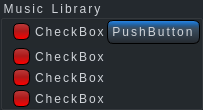
               <widget class="QGroupBox" name="musi_library_box">
                <property name="styleSheet">
                 <string notr="true">background-color: #24292E ;
font: 10pt &quot;MS Shell Dlg 2&quot;;
letter-spacing: 2px;
word-spacing: 1.4px;
color: #D0D4D9;
</string>
                </property>
                <property name="title">
                 <string>Music Library</string>
                </property>
                <property name="flat">
                 <bool>true</bool>
                </property>
                <property name="checkable">
                 <bool>false</bool>
                </property>
                <layout class="QGridLayout" name="gridLayout_24">
                 <property name="leftMargin">
                  <number>10</number>
                 </property>
                 <property name="topMargin">
                  <number>0</number>
                 </property>
                 <property name="rightMargin">
                  <number>0</number>
                 </property>
                 <property name="bottomMargin">
                  <number>0</number>
                 </property>
                 <property name="spacing">
                  <number>0</number>
                 </property>
                 <item row="0" column="0">
                  <layout class="QGridLayout" name="gridLayout_23">
                   <property name="horizontalSpacing">
                    <number>0</number>
                   </property>
                   <property name="verticalSpacing">
                    <number>4</number>
                   </property>
                   <item row="2" column="0">
                    <widget class="QCheckBox" name="checkBox_22">
                     <property name="styleSheet">
                      <string notr="true">QCheckBox {
    spacing: 5px;
}
QCheckBox::indicator {
    width: 13px;
    height: 13px;
}
QCheckBox::indicator:unchecked {
background-color: qlineargradient(spread:reflect, x1:0.54, y1:1, x2:0.534, y2:0, stop:0 rgba(255, 0, 0, 255), stop:0.528409 rgba(173, 25, 25, 255), stop:1 rgba(187, 60, 60, 255));
border-style: outset;
border-width: 1px;
border-radius: 6px;
border-color: #000000;
min-width: 1em;
padding: 1px;
}
QCheckBox::indicator:checked {
background-color: qlineargradient(spread:reflect, x1:0.54, y1:1, x2:0.534, y2:0, stop:0 rgba(0, 255, 18, 255), stop:0.306818 rgba(10, 171, 24, 255), stop:0.636364 rgba(25, 173, 41, 255), stop:0.994318 rgba(33, 104, 47, 255));
border-style: outset;
border-width: 1px;
border-radius: 6px;
border-color: #000000;
min-width: 1em;
padding: 1px;
}</string>
                     </property>
                     <property name="text">
                      <string>CheckBox</string>
                     </property>
                    </widget>
                   </item>
                   <item row="0" column="0">
                    <widget class="QCheckBox" name="checkBox_23">
                     <property name="styleSheet">
                      <string notr="true">QCheckBox {
    spacing: 5px;
}
QCheckBox::indicator {
    width: 13px;
    height: 13px;
}
QCheckBox::indicator:unchecked {
background-color: qlineargradient(spread:reflect, x1:0.54, y1:1, x2:0.534, y2:0, stop:0 rgba(255, 0, 0, 255), stop:0.528409 rgba(173, 25, 25, 255), stop:1 rgba(187, 60, 60, 255));
border-style: outset;
border-width: 1px;
border-radius: 6px;
border-color: #000000;
min-width: 1em;
padding: 1px;
}
QCheckBox::indicator:checked {
background-color: qlineargradient(spread:reflect, x1:0.54, y1:1, x2:0.534, y2:0, stop:0 rgba(0, 255, 18, 255), stop:0.306818 rgba(10, 171, 24, 255), stop:0.636364 rgba(25, 173, 41, 255), stop:0.994318 rgba(33, 104, 47, 255));
border-style: outset;
border-width: 1px;
border-radius: 6px;
border-color: #000000;
min-width: 1em;
padding: 1px;
}</string>
                     </property>
                     <property name="text">
                      <string>CheckBox</string>
                     </property>
                    </widget>
                   </item>
                   <item row="1" column="0">
                    <widget class="QCheckBox" name="checkBox_24">
                     <property name="styleSheet">
                      <string notr="true">QCheckBox {
    spacing: 5px;
}
QCheckBox::indicator {
    width: 13px;
    height: 13px;
}
QCheckBox::indicator:unchecked {
background-color: qlineargradient(spread:reflect, x1:0.54, y1:1, x2:0.534, y2:0, stop:0 rgba(255, 0, 0, 255), stop:0.528409 rgba(173, 25, 25, 255), stop:1 rgba(187, 60, 60, 255));
border-style: outset;
border-width: 1px;
border-radius: 6px;
border-color: #000000;
min-width: 1em;
padding: 1px;
}
QCheckBox::indicator:checked {
background-color: qlineargradient(spread:reflect, x1:0.54, y1:1, x2:0.534, y2:0, stop:0 rgba(0, 255, 18, 255), stop:0.306818 rgba(10, 171, 24, 255), stop:0.636364 rgba(25, 173, 41, 255), stop:0.994318 rgba(33, 104, 47, 255));
border-style: outset;
border-width: 1px;
border-radius: 6px;
border-color: #000000;
min-width: 1em;
padding: 1px;
}</string>
                     </property>
                     <property name="text">
                      <string>CheckBox</string>
                     </property>
                    </widget>
                   </item>
                   <item row="0" column="1">
                    <widget class="QPushButton" name="pushButton">
                     <property name="styleSheet">
                      <string notr="true">QPushButton {
background-color: qlineargradient(spread:reflect, x1:1, y1:1, x2:1, y2:0, stop:0 rgba(36, 41, 46, 255), stop:0.653409 rgba(59, 78, 97, 255), stop:0.761364 rgba(40, 88, 135, 255), stop:0.892045 rgba(31, 112, 194, 255), stop:1 rgba(47, 139, 230, 255));
border-style: outset;
border-width: 1px;
border-radius: 6px;
border-color: #000000;
min-width: 4em;
padding: 4px;
}
QPushButton:pressed {
   	background-color: rgb(47, 54, 67);
    border-style: inset;
}</string>
                     </property>
                     <property name="text">
                      <string>PushButton</string>
                     </property>
                    </widget>
                   </item>
                   <item row="3" column="0">
                    <widget class="QCheckBox" name="checkBox_25">
                     <property name="styleSheet">
                      <string notr="true">QCheckBox {
    spacing: 5px;
}
QCheckBox::indicator {
    width: 13px;
    height: 13px;
}
QCheckBox::indicator:unchecked {
background-color: qlineargradient(spread:reflect, x1:0.54, y1:1, x2:0.534, y2:0, stop:0 rgba(255, 0, 0, 255), stop:0.528409 rgba(173, 25, 25, 255), stop:1 rgba(187, 60, 60, 255));
border-style: outset;
border-width: 1px;
border-radius: 6px;
border-color: #000000;
min-width: 1em;
padding: 1px;
}
QCheckBox::indicator:checked {
background-color: qlineargradient(spread:reflect, x1:0.54, y1:1, x2:0.534, y2:0, stop:0 rgba(0, 255, 18, 255), stop:0.306818 rgba(10, 171, 24, 255), stop:0.636364 rgba(25, 173, 41, 255), stop:0.994318 rgba(33, 104, 47, 255));
border-style: outset;
border-width: 1px;
border-radius: 6px;
border-color: #000000;
min-width: 1em;
padding: 1px;
}</string>
                     </property>
                     <property name="text">
                      <string>CheckBox</string>
                     </property>
                    </widget>
                   </item>
                  </layout>
                 </item>
                </layout>
               </widget>
